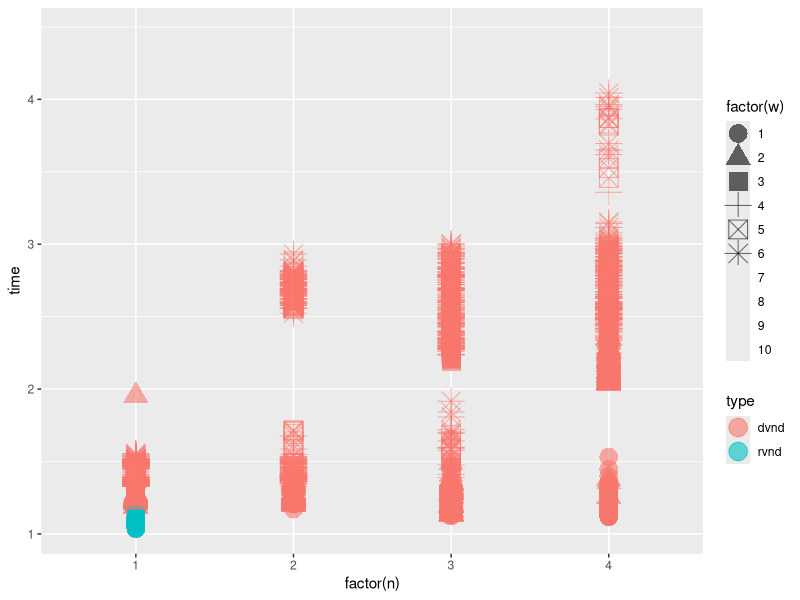
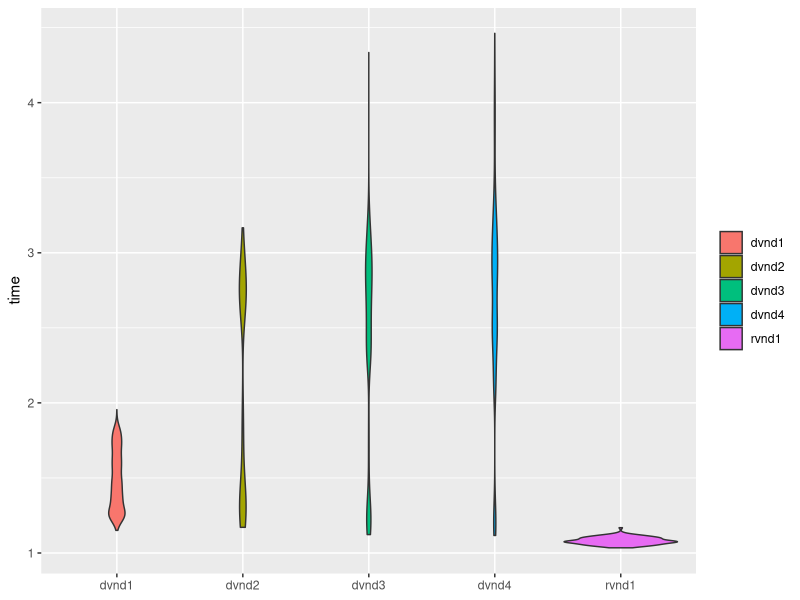
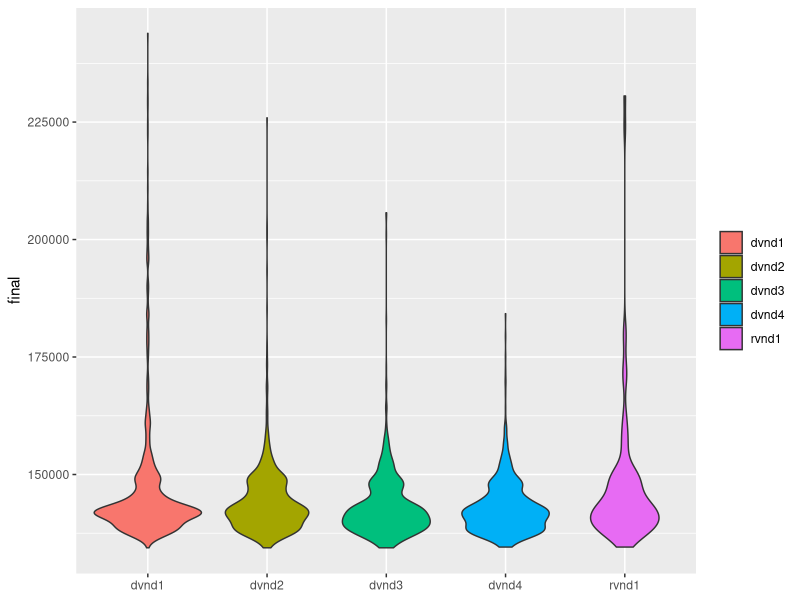
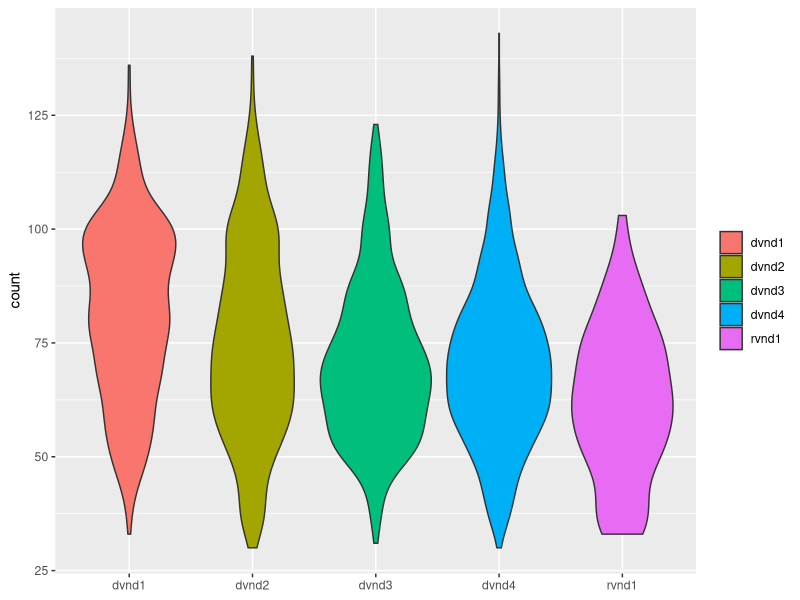
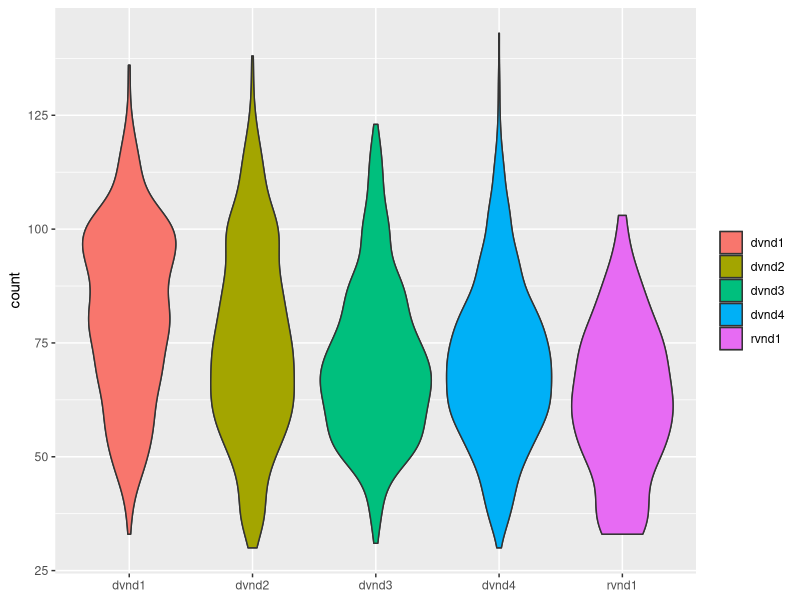
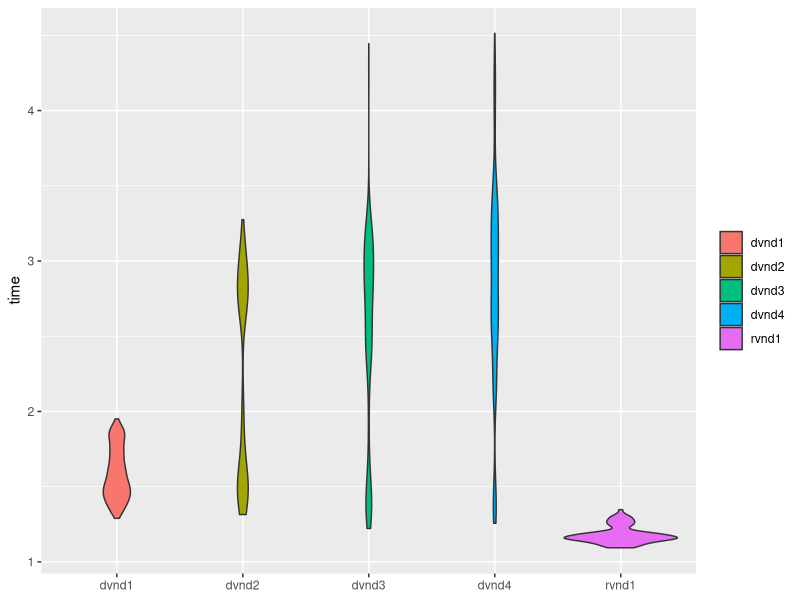
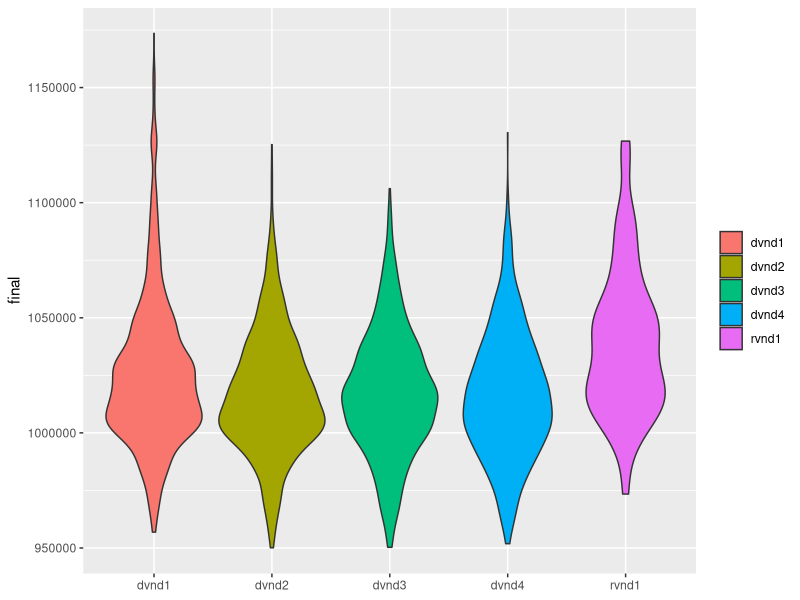
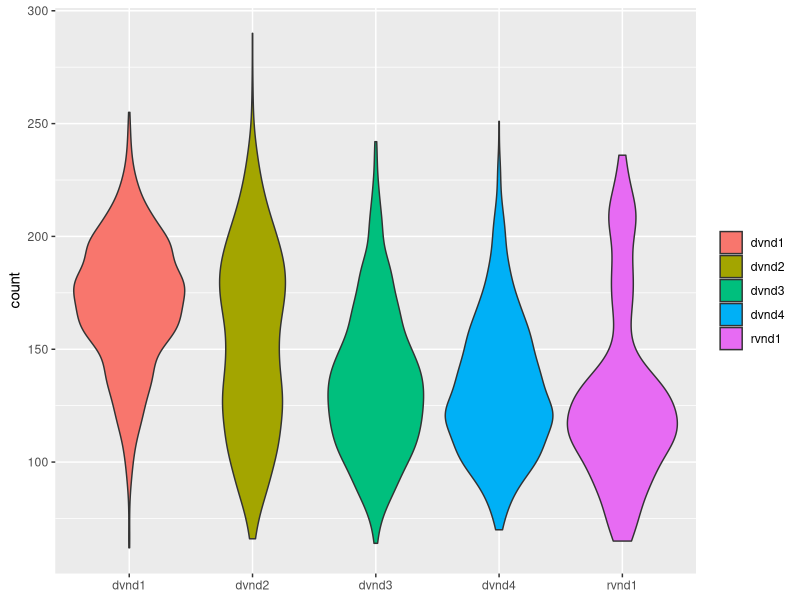

These figures' R source, in order:
library(ggplot2)

setwd("~/git/dvnd-df/doc/results/gpu03-04/")

compNoIndMov = read.csv(file="compNoIndMov.csv", head=TRUE, sep=";")

removeLegendPrint <- function(mychart, file_name) {
  mychart = mychart + guides(fill = guide_legend(title=NULL))
  mychart = mychart + theme(axis.title.x = element_blank())
  ggsave(file_name, plot = mychart, device="png")
  return(mychart)
}

for (input_num in 0:7) {
  timechart = ggplot(subset(compNoIndMov, inum==input_num), aes(factor(paste(type, n, sep="")), time))
  timechart = timechart + geom_violin(aes(fill = factor(paste(type, n, sep=""))))
  timechart = removeLegendPrint(timechart, paste("chart/time", input_num, ".png", sep=""))

  finalchart = ggplot(subset(compNoIndMov, inum==input_num), aes(factor(paste(type, n, sep="")), final))
  finalchart = finalchart + geom_violin(aes(fill = factor(paste(type, n, sep=""))))
  finalchart = removeLegendPrint(finalchart, paste("chart/final", input_num, ".png", sep=""))

  countchart = ggplot(subset(compNoIndMov, inum==input_num), aes(factor(paste(type, n, sep="")), count))
  countchart = countchart + geom_violin(aes(fill = factor(paste(type, n, sep=""))))
  countchart = removeLegendPrint(countchart, paste("chart/count", input_num, ".png", sep=""))
  
  impchart = ggplot(subset(compNoIndMov, inum==input_num), aes(factor(paste(type, n, sep="")), imp))
  impchart = countchart + geom_violin(aes(fill = factor(paste(type, n, sep=""))))
  impchart = removeLegendPrint(impchart, paste("chart/imp", input_num, ".png", sep=""))

  # mychart = mychart + theme(axis.title.x=element_blank(), axis.text.x=element_blank(), axis.ticks.x=element_blank())
  # ggsave(paste(paste("chart/time", input_num, sep=""), ".tex", sep=""), device="tex")
}

# Testando
ggplot(subset(compNoIndMov, inum==0), aes(x=factor(n), y=time, color=type, shape=factor(w))) + geom_point(size=6, alpha=0.6)